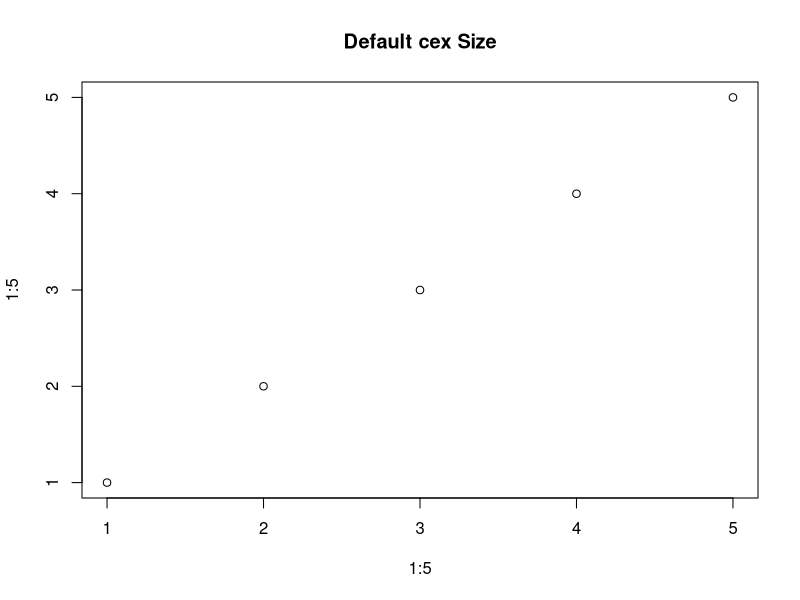
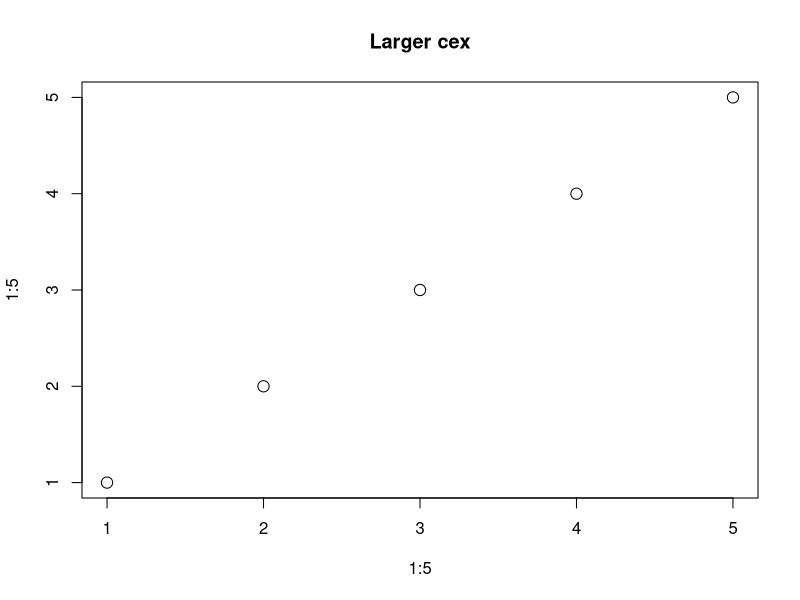
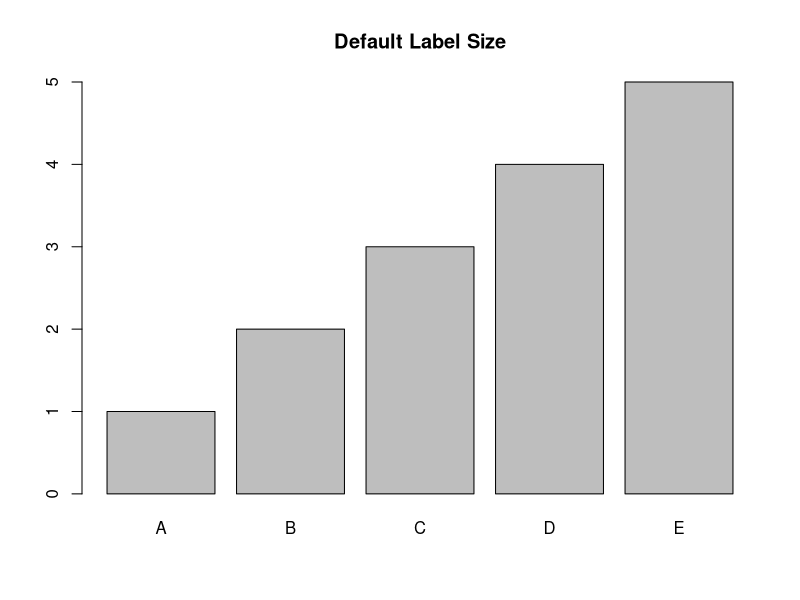
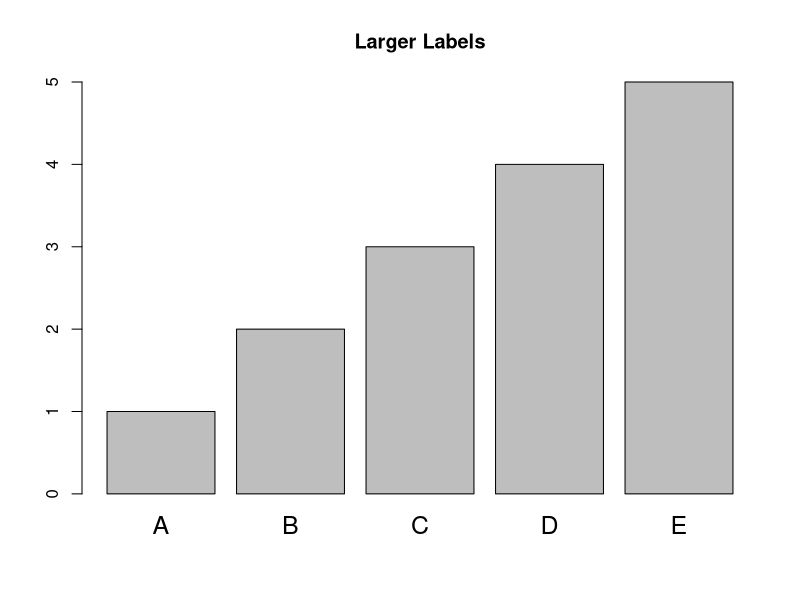

The R script that drew these images, in order:
## ---- chunk 1
# Create a scatter plot
plot(1:5, 1:5, main="Default cex Size")

# Change the text size with cex
plot(1:5, 1:5, main="Larger cex", cex=1.5)
## ---- chunk 2
# Create a bar plot
barplot(1:5, names.arg=c("A", "B", "C", "D", "E"), main="Default Label Size")

# Change the label size with cex
barplot(1:5, names.arg=c("A", "B", "C", "D", "E"), main="Larger Labels", cex.names=1.5)
